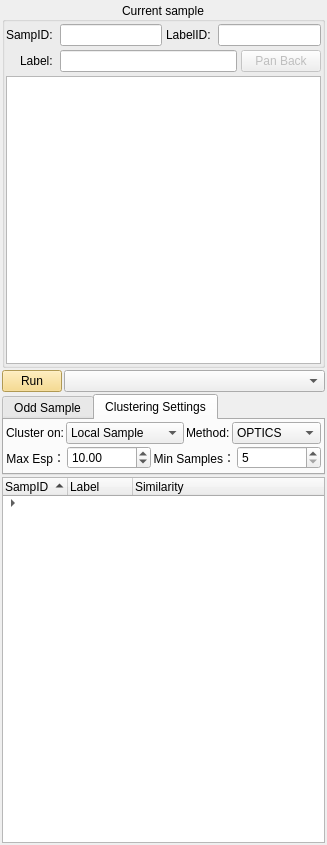
<?xml version="1.0" encoding="UTF-8"?>
<ui version="4.0">
 <class>labelcheckWidget</class>
 <widget class="QDockWidget" name="labelcheckWidget">
  <property name="geometry">
   <rect>
    <x>0</x>
    <y>0</y>
    <width>327</width>
    <height>845</height>
   </rect>
  </property>
  <property name="sizePolicy">
   <sizepolicy hsizetype="Minimum" vsizetype="Minimum">
    <horstretch>0</horstretch>
    <verstretch>0</verstretch>
   </sizepolicy>
  </property>
  <property name="minimumSize">
   <size>
    <width>327</width>
    <height>535</height>
   </size>
  </property>
  <property name="maximumSize">
   <size>
    <width>800</width>
    <height>524287</height>
   </size>
  </property>
  <property name="windowTitle">
   <string>Label Check</string>
  </property>
  <widget class="QWidget" name="dockWidgetContents">
   <layout class="QVBoxLayout" name="verticalLayout_3">
    <property name="spacing">
     <number>2</number>
    </property>
    <property name="leftMargin">
     <number>2</number>
    </property>
    <property name="topMargin">
     <number>2</number>
    </property>
    <property name="rightMargin">
     <number>2</number>
    </property>
    <property name="bottomMargin">
     <number>2</number>
    </property>
    <item>
     <widget class="QGroupBox" name="groupBox_3">
      <property name="sizePolicy">
       <sizepolicy hsizetype="Expanding" vsizetype="Minimum">
        <horstretch>0</horstretch>
        <verstretch>0</verstretch>
       </sizepolicy>
      </property>
      <property name="title">
       <string>Current sample</string>
      </property>
      <property name="alignment">
       <set>Qt::AlignCenter</set>
      </property>
      <layout class="QVBoxLayout" name="verticalLayout">
       <property name="spacing">
        <number>4</number>
       </property>
       <property name="leftMargin">
        <number>1</number>
       </property>
       <property name="topMargin">
        <number>2</number>
       </property>
       <property name="rightMargin">
        <number>1</number>
       </property>
       <property name="bottomMargin">
        <number>1</number>
       </property>
       <item>
        <layout class="QGridLayout" name="gridLayout">
         <item row="0" column="0">
          <widget class="QLabel" name="label_12">
           <property name="sizePolicy">
            <sizepolicy hsizetype="Expanding" vsizetype="Preferred">
             <horstretch>0</horstretch>
             <verstretch>0</verstretch>
            </sizepolicy>
           </property>
           <property name="maximumSize">
            <size>
             <width>16777215</width>
             <height>26</height>
            </size>
           </property>
           <property name="text">
            <string>SampID: </string>
           </property>
           <property name="alignment">
            <set>Qt::AlignRight|Qt::AlignTrailing|Qt::AlignVCenter</set>
           </property>
          </widget>
         </item>
         <item row="0" column="1">
          <widget class="QLineEdit" name="sampidEdit">
           <property name="maximumSize">
            <size>
             <width>16777215</width>
             <height>16777215</height>
            </size>
           </property>
           <property name="text">
            <string/>
           </property>
          </widget>
         </item>
         <item row="0" column="2">
          <widget class="QLabel" name="label_15">
           <property name="sizePolicy">
            <sizepolicy hsizetype="Expanding" vsizetype="Preferred">
             <horstretch>0</horstretch>
             <verstretch>0</verstretch>
            </sizepolicy>
           </property>
           <property name="maximumSize">
            <size>
             <width>16777215</width>
             <height>20</height>
            </size>
           </property>
           <property name="text">
            <string>LabelID: </string>
           </property>
           <property name="alignment">
            <set>Qt::AlignRight|Qt::AlignTrailing|Qt::AlignVCenter</set>
           </property>
          </widget>
         </item>
         <item row="0" column="3" colspan="2">
          <widget class="QLineEdit" name="lblidEdit">
           <property name="minimumSize">
            <size>
             <width>0</width>
             <height>0</height>
            </size>
           </property>
           <property name="maximumSize">
            <size>
             <width>16777215</width>
             <height>16777215</height>
            </size>
           </property>
           <property name="text">
            <string/>
           </property>
          </widget>
         </item>
         <item row="1" column="0">
          <widget class="QLabel" name="label_14">
           <property name="sizePolicy">
            <sizepolicy hsizetype="Expanding" vsizetype="Preferred">
             <horstretch>0</horstretch>
             <verstretch>0</verstretch>
            </sizepolicy>
           </property>
           <property name="maximumSize">
            <size>
             <width>16777215</width>
             <height>26</height>
            </size>
           </property>
           <property name="text">
            <string>Label: </string>
           </property>
           <property name="alignment">
            <set>Qt::AlignRight|Qt::AlignTrailing|Qt::AlignVCenter</set>
           </property>
          </widget>
         </item>
         <item row="1" column="1" colspan="3">
          <widget class="QLineEdit" name="labelEdit">
           <property name="maximumSize">
            <size>
             <width>16777215</width>
             <height>16777215</height>
            </size>
           </property>
          </widget>
         </item>
         <item row="1" column="4">
          <widget class="QPushButton" name="panbackButton">
           <property name="enabled">
            <bool>false</bool>
           </property>
           <property name="text">
            <string>Pan Back</string>
           </property>
          </widget>
         </item>
        </layout>
       </item>
       <item>
        <widget class="QGraphicsView" name="curSampleGraphicsView">
         <property name="maximumSize">
          <size>
           <width>16777215</width>
           <height>16777215</height>
          </size>
         </property>
         <property name="interactive">
          <bool>false</bool>
         </property>
        </widget>
       </item>
      </layout>
     </widget>
    </item>
    <item>
     <layout class="QHBoxLayout" name="horizontalLayout_2">
      <item>
       <widget class="QPushButton" name="runButton">
        <property name="maximumSize">
         <size>
          <width>60</width>
          <height>16777215</height>
         </size>
        </property>
        <property name="autoFillBackground">
         <bool>false</bool>
        </property>
        <property name="styleSheet">
         <string notr="true">QPushButton{background:#F7D674}</string>
        </property>
        <property name="text">
         <string>Run</string>
        </property>
       </widget>
      </item>
      <item>
       <widget class="QComboBox" name="operationTypeCombo">
        <property name="sizePolicy">
         <sizepolicy hsizetype="Expanding" vsizetype="Fixed">
          <horstretch>0</horstretch>
          <verstretch>0</verstretch>
         </sizepolicy>
        </property>
        <property name="currentIndex">
         <number>-1</number>
        </property>
        <property name="placeholderText">
         <string>Select the operation to run</string>
        </property>
        <item>
         <property name="text">
          <string>Same label, image is not similar</string>
         </property>
        </item>
        <item>
         <property name="text">
          <string>Similar image, of different label</string>
         </property>
        </item>
        <item>
         <property name="text">
          <string>Cluster samples of current label</string>
         </property>
        </item>
       </widget>
      </item>
     </layout>
    </item>
    <item>
     <widget class="QTabWidget" name="op_settings_tabWidget">
      <property name="sizePolicy">
       <sizepolicy hsizetype="Expanding" vsizetype="Preferred">
        <horstretch>0</horstretch>
        <verstretch>0</verstretch>
       </sizepolicy>
      </property>
      <property name="currentIndex">
       <number>1</number>
      </property>
      <widget class="QWidget" name="tab">
       <attribute name="title">
        <string>Odd Sample</string>
       </attribute>
       <layout class="QHBoxLayout" name="horizontalLayout_4">
        <item>
         <widget class="QLabel" name="label_13">
          <property name="maximumSize">
           <size>
            <width>16777215</width>
            <height>16777215</height>
           </size>
          </property>
          <property name="text">
           <string>Similarity Threshold:</string>
          </property>
          <property name="alignment">
           <set>Qt::AlignRight|Qt::AlignTrailing|Qt::AlignVCenter</set>
          </property>
         </widget>
        </item>
        <item>
         <widget class="QSpinBox" name="thresh_spin">
          <property name="maximumSize">
           <size>
            <width>16777215</width>
            <height>16777215</height>
           </size>
          </property>
          <property name="suffix">
           <string>%</string>
          </property>
          <property name="prefix">
           <string/>
          </property>
          <property name="minimum">
           <number>1</number>
          </property>
          <property name="maximum">
           <number>100</number>
          </property>
          <property name="value">
           <number>75</number>
          </property>
         </widget>
        </item>
       </layout>
      </widget>
      <widget class="QWidget" name="tab_2">
       <attribute name="title">
        <string>Clustering Settings</string>
       </attribute>
       <layout class="QVBoxLayout" name="verticalLayout_2">
        <property name="spacing">
         <number>2</number>
        </property>
        <property name="leftMargin">
         <number>2</number>
        </property>
        <property name="topMargin">
         <number>2</number>
        </property>
        <property name="rightMargin">
         <number>2</number>
        </property>
        <property name="bottomMargin">
         <number>2</number>
        </property>
        <item>
         <layout class="QHBoxLayout" name="horizontalLayout_3">
          <item>
           <widget class="QLabel" name="label">
            <property name="text">
             <string>Cluster on:</string>
            </property>
            <property name="alignment">
             <set>Qt::AlignRight|Qt::AlignTrailing|Qt::AlignVCenter</set>
            </property>
           </widget>
          </item>
          <item>
           <widget class="QComboBox" name="srcEbdCombo">
            <property name="sizePolicy">
             <sizepolicy hsizetype="Expanding" vsizetype="Fixed">
              <horstretch>0</horstretch>
              <verstretch>0</verstretch>
             </sizepolicy>
            </property>
            <property name="toolTip">
             <string>which data is used to do clustering?</string>
            </property>
            <item>
             <property name="text">
              <string>Local Sample</string>
             </property>
            </item>
            <item>
             <property name="text">
              <string>Whole Parcel</string>
             </property>
            </item>
           </widget>
          </item>
          <item>
           <widget class="QLabel" name="label_4">
            <property name="text">
             <string>Method:</string>
            </property>
           </widget>
          </item>
          <item>
           <widget class="QComboBox" name="methodCombo">
            <item>
             <property name="text">
              <string>OPTICS</string>
             </property>
            </item>
            <item>
             <property name="text">
              <string>HDBSCAN</string>
             </property>
            </item>
            <item>
             <property name="text">
              <string>DBSCAN</string>
             </property>
            </item>
           </widget>
          </item>
         </layout>
        </item>
        <item>
         <layout class="QHBoxLayout" name="horizontalLayout">
          <item>
           <widget class="QLabel" name="label_2">
            <property name="toolTip">
             <string>The maximum distance between two samples for one to be considered as in the neighborhood of the other.</string>
            </property>
            <property name="text">
             <string>Max Esp：</string>
            </property>
            <property name="alignment">
             <set>Qt::AlignRight|Qt::AlignTrailing|Qt::AlignVCenter</set>
            </property>
           </widget>
          </item>
          <item>
           <widget class="QDoubleSpinBox" name="maxesp_spinBox">
            <property name="sizePolicy">
             <sizepolicy hsizetype="Expanding" vsizetype="Fixed">
              <horstretch>0</horstretch>
              <verstretch>0</verstretch>
             </sizepolicy>
            </property>
            <property name="minimum">
             <double>0.500000000000000</double>
            </property>
            <property name="maximum">
             <double>20.000000000000000</double>
            </property>
            <property name="singleStep">
             <double>0.500000000000000</double>
            </property>
            <property name="value">
             <double>10.000000000000000</double>
            </property>
           </widget>
          </item>
          <item>
           <widget class="QLabel" name="label_3">
            <property name="toolTip">
             <string>The number of samples in a neighborhood for a point to be considered as a core point.</string>
            </property>
            <property name="text">
             <string>Min Samples：</string>
            </property>
            <property name="alignment">
             <set>Qt::AlignRight|Qt::AlignTrailing|Qt::AlignVCenter</set>
            </property>
           </widget>
          </item>
          <item>
           <widget class="QSpinBox" name="minsample_spinBox">
            <property name="sizePolicy">
             <sizepolicy hsizetype="Expanding" vsizetype="Fixed">
              <horstretch>0</horstretch>
              <verstretch>0</verstretch>
             </sizepolicy>
            </property>
            <property name="minimum">
             <number>5</number>
            </property>
            <property name="maximum">
             <number>10000</number>
            </property>
           </widget>
          </item>
         </layout>
        </item>
       </layout>
      </widget>
     </widget>
    </item>
    <item>
     <widget class="QTreeWidget" name="samplesTreeWidget">
      <property name="sizeAdjustPolicy">
       <enum>QAbstractScrollArea::AdjustToContents</enum>
      </property>
      <property name="alternatingRowColors">
       <bool>true</bool>
      </property>
      <property name="sortingEnabled">
       <bool>true</bool>
      </property>
      <attribute name="headerCascadingSectionResizes">
       <bool>true</bool>
      </attribute>
      <attribute name="headerDefaultSectionSize">
       <number>65</number>
      </attribute>
      <column>
       <property name="text">
        <string>SampID</string>
       </property>
      </column>
      <column>
       <property name="text">
        <string>Label</string>
       </property>
      </column>
      <column>
       <property name="text">
        <string>Similarity</string>
       </property>
      </column>
      <item>
       <property name="text">
        <string/>
       </property>
       <property name="text">
        <string/>
       </property>
       <property name="text">
        <string/>
       </property>
       <item>
        <property name="text">
         <string/>
        </property>
        <property name="text">
         <string/>
        </property>
        <property name="text">
         <string/>
        </property>
       </item>
      </item>
     </widget>
    </item>
   </layout>
  </widget>
 </widget>
 <resources/>
 <connections/>
</ui>
